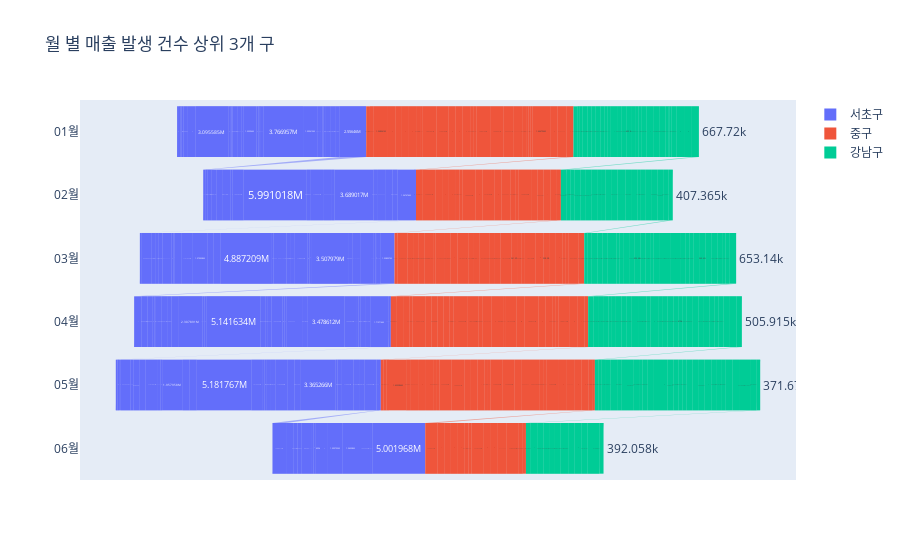

Write notebook code for a chart like this one.
### Code cell
# Top3 월별 매출 발생 건수

fig=go.Figure()

fig.add_trace(go.Funnel(
name='서초구',
y=card_gu_pivot2.index+"월",
x=card_gu_pivot2['서초구']))

fig.add_trace(go.Funnel(
name='중구',
y=card_gu_pivot2.index+"월",
x=card_gu_pivot2['중구']))

fig.add_trace(go.Funnel(
name='강남구',
y=card_gu_pivot2.index+"월",
x=card_gu_pivot2['강남구']))

fig.update_layout(
title_text="월 별 매출 발생 건수 상위 3개 구")

fig.show()

### Figure 1 — Plotly figure (JSON) as saved in the notebook; plotly's stock layout.template omitted (floating-point values rounded to 4 significant figures; data arrays with more than 128 entries replaced by an {"elided": "..."} marker saying what was removed)
{"data": [{"name": "서초구", "type": "funnel", "x": {"elided": "155 int values"}, "y": {"elided": "155 str values"}}, {"name": "중구", "type": "funnel", "x": {"elided": "155 int values"}, "y": {"elided": "155 str values"}}, {"name": "강남구", "type": "funnel", "x": {"elided": "155 int values"}, "y": {"elided": "155 str values"}}], "layout": {"title": {"text": "월 별 매출 발생 건수 상위 3개 구"}}}
